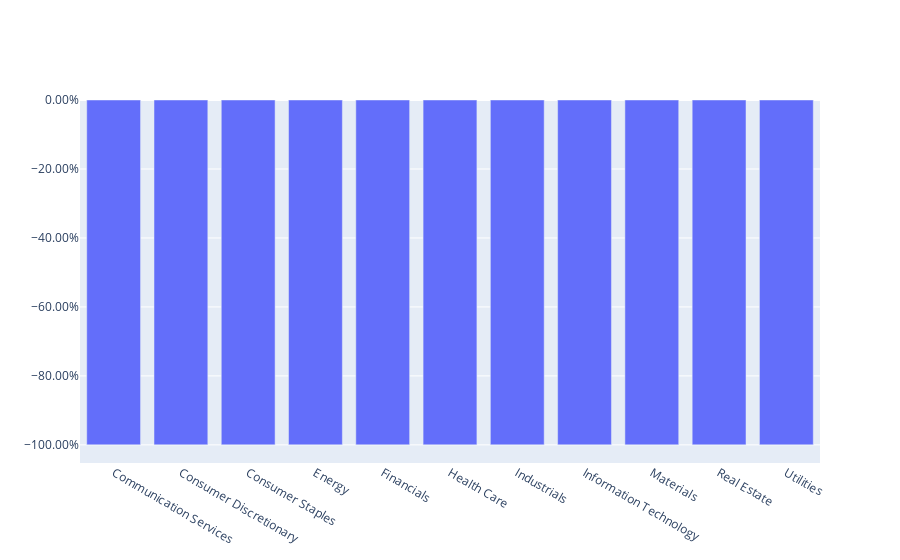

Source (notebook cell):
### Code cell
plt = go.Figure(go.Bar(x = df_sector_volume.index, y = df_sector_volume['Over30DVolume']))
plt.update_layout(yaxis=dict(tickformat=".2%"))
plotly.io.show(plt)

### Figure 1 — Plotly figure (JSON) as saved in the notebook; plotly's stock layout.template omitted (floating-point values rounded to 4 significant figures)
{"data": [{"type": "bar", "x": ["Communication Services", "Consumer Discretionary", "Consumer Staples", "Energy", "Financials", "Health Care", "Industrials", "Information Technology", "Materials", "Real Estate", "Utilities"], "y": [-1, -1, -1, -1, -1, -1, -1, -1, -1, -1, -1]}], "layout": {"yaxis": {"tickformat": ".2%"}}}
